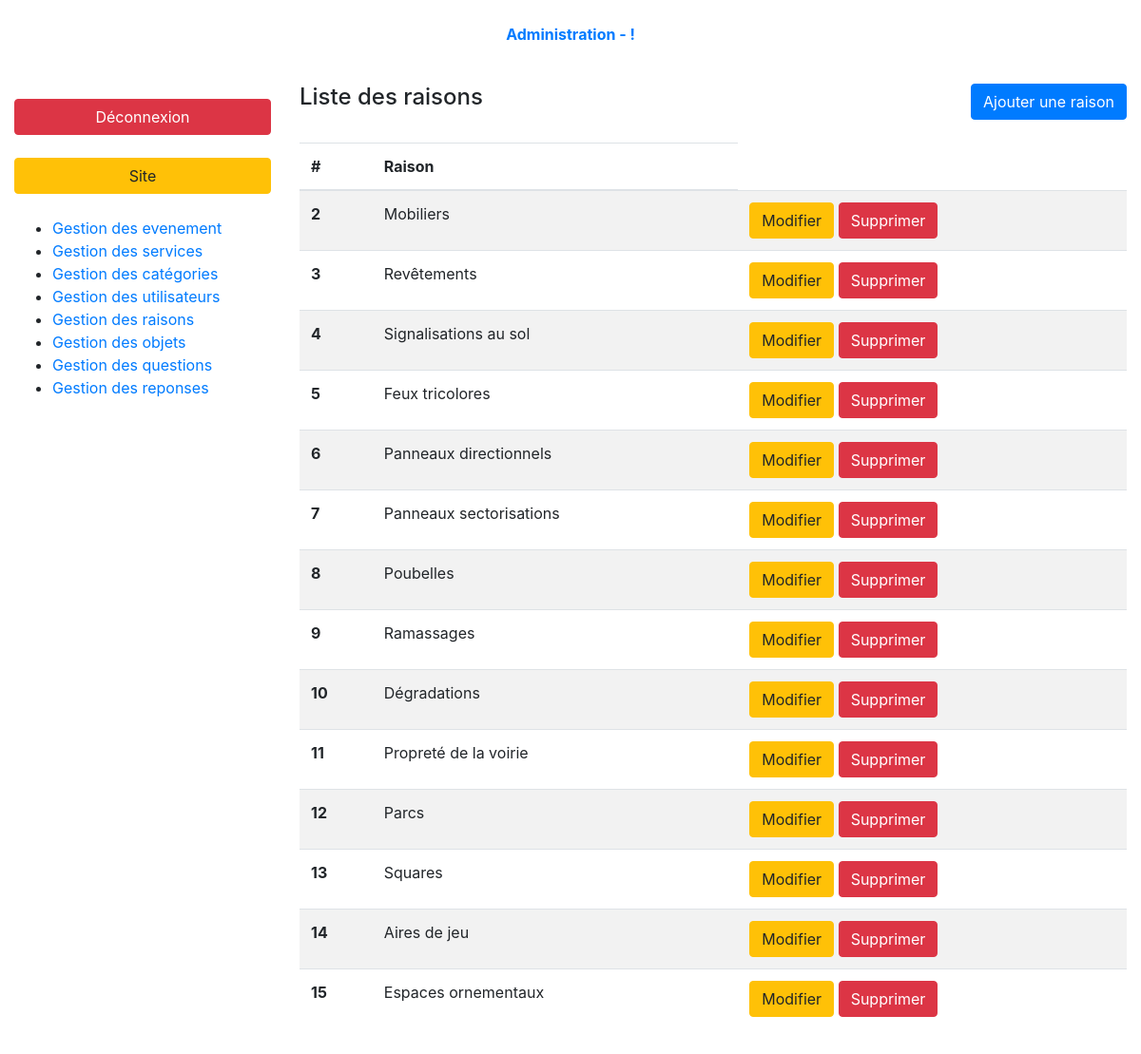
Screenshot of /index.php?page=admin-reasons-list (signed in) with the database file from the repository.
### tables this page shows
CREATE TABLE `reasons` (
  `id` int(10) UNSIGNED NOT NULL,
  `reason_name` varchar(255) NOT NULL,
  `object_id` int(10) UNSIGNED NOT NULL
);

### controller/backend/reasons.php (called while the page is built, shortened)
<?php
require_once ('././model/reasons.php');
function reasonsList(){
    $reasons = getReasons(FALSE);
    require_once './views/backend/reasonsList.php';
}

### model/reasons.php (called while the page is built, shortened)
<?php
function getReasons($reasonId = FALSE, $objectId = FALSE)
{
    $db = dbConnect();
    $queryString = 'SELECT *';
    $queryString .= ' FROM reasons';
    $query = $db->prepare($queryString);
    if (!$reasonId && !$objectId){
        $query->execute();
        return $query->fetchAll();
    }
    elseif ($reasonId){
        $query->execute(['id' => $reasonId]);
        return $query->fetch(PDO::FETCH_ASSOC);
    }
    elseif ($objectId){
        $query->execute(['objectId' => $objectId]);
        return $query->fetchAll(PDO::FETCH_ASSOC);
    }
}

### views/backend/reasonsList.php (the view, shortened to what this page needs)
<div class="container-fluid">
    <?php require '././partials/backend/header.php'; ?>
    <div class="row my-3 index-content">
        <?php require '././partials/backend/nav.php'; ?>
        <section class="col-9">
            <header class="pb-4 d-flex justify-content-between">
                <h4>Liste des raisons</h4>
                <a class="btn btn-primary" href="index.php?page=admin-reasons-form">Ajouter une raison</a>
            </header>
            <table class="table table-striped">
                <thead>
                <tr>
                    <th>#</th>
                    <th>Raison</th>
                </tr>
                </thead>
                <tbody>
                <?php foreach($reasons as $reason): ?>
                    <tr>
                        <th><?= $reason['id'];?></th>
                        <td><?= $reason['reason_name'];?></td>
                        <td>
                            <a href="index.php?page=admin-reasons-form&reason-id=<?= $reason['id'];?>&action=edit" class="btn btn-warning">Modifier</a>
                            <a onclick="return confirm('Are you sure?')" href="index.php?page=admin-reasons-list&reason-id=<?= $reason['id'];?>&action=delete" class="btn btn-danger">Supprimer</a>
                        </td>
                    </tr>
                <?php endforeach; ?>
                </tbody>
            </table>
        </section>
    </div>
</div>
<?php require 'layout.php'; ?>

### rows the page displays
reasons: id "2", reason_name "Mobiliers"
reasons: id "3", reason_name "Revêtements"
reasons: id "4", reason_name "Signalisations au sol"
reasons: id "5", reason_name "Feux tricolores"
reasons: id "6", reason_name "Panneaux directionnels"
reasons: id "7", reason_name "Panneaux sectorisations"
reasons: id "8", reason_name "Poubelles"
reasons: id "9", reason_name "Ramassages"
reasons: id "10", reason_name "Dégradations"
reasons: id "11", reason_name "Propreté de la voirie"
reasons: id "12", reason_name "Parcs"
reasons: id "13", reason_name "Squares"
reasons: id "14", reason_name "Aires de jeu"
reasons: id "15", reason_name "Espaces ornementaux"
